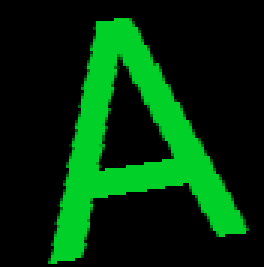
#> input picture out/train/A/0.png, 88 x 89 px (shown 3 times larger); its folder holds only this picture in this run
$ python main.py
#> lines starting #> are read from the running program, lines starting #| are printed output that depends on the picture; after the words box and inside, x2 and y2 are one past the last pixel; in counts of white or black regions, pixels touching at a corner belong together
import cv2
import matplotlib.pyplot as plt
import numpy as np
import pathlib
from tqdm import tqdm
from skimage.measure import regionprops, label


def extract_features(image):
    if image.ndim == 3:
        gray = np.mean(image, 2)
        gray[gray > 0] = 1
        labeled = label(gray)
    else:
        labeled = image.astype('uint8')
    props = regionprops(labeled)[0]
    extent = props.extent
    eccentricity = props.eccentricity
    euler = props.euler_number
    rr, cc = props.centroid_local
    rr = rr / props.image.shape[0]
    cc = cc / props.image.shape[1]
    feret = (props.feret_diameter_max - 1) / np.max(props.image.shape)
    return np.array([extent, eccentricity, euler, rr, cc, feret], dtype='f4')


text_images = [plt.imread(path) for path in pathlib.Path('./out').glob('*.png')]

train_images = {}
for path in tqdm(sorted(pathlib.Path('out/train').glob('*'))):
    symbol = path.name[-1]
    train_images[symbol] = []
    for image_path in sorted(path.glob('*.png')):
        train_images[symbol].append(plt.imread(image_path))

knn = cv2.ml.KNearest_create()
train = []
responses = []

sym2class = {symbol: i for i, symbol in enumerate(train_images)}
class2sym = {value: key for key, value in sym2class.items()}

for symbol in tqdm(train_images):
    for image in train_images[symbol]:
        train.append(extract_features(image))
        responses.append(sym2class[symbol])
#> this loop made 2 passes
#> pass 1, in extract_features, `gray = np.mean(image, 2)`:
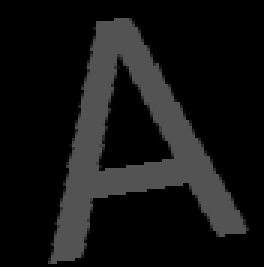
#> gray: shape (89, 88) float32 (shown 3 times larger); min 0, max 0.325, mean 0.0757
#> pass 1, in extract_features, `labeled = label(gray)`:
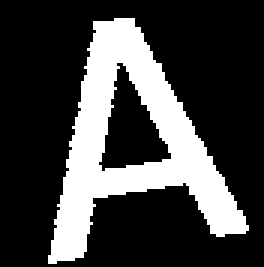
#> labeled: shape (89, 88) int64 (shown 3 times larger); values 0 (black) and 1 (white), 25.4% white; 1 white region, box (x1, y1, x2, y2) and area: (16, 6, 83, 88) 1990
#> pass 2, in extract_features (call 2), `gray = np.mean(image, 2)`:
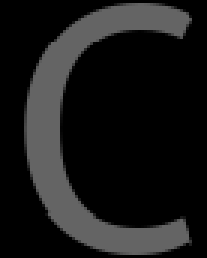
#> gray: shape (86, 69) float32 (shown 3 times larger); min 0, max 0.393, mean 0.0969
#> pass 2, in extract_features (call 2), `labeled = label(gray)`:
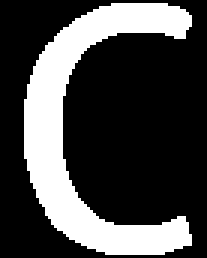
#> labeled: shape (86, 69) int64 (shown 3 times larger); values 0 (black) and 1 (white), 27.6% white; 1 white region, box (x1, y1, x2, y2) and area: (8, 1, 64, 85) 1640

train = np.array(train, dtype='f4')
#> train = [[0.362, 0.596, 0, 0.509, 0.418, 1.05], [0.349, 0.835, 1, 0.501, 0.388, 1.02]]
responses = np.array(responses).reshape(-1, 1).astype('f4')

knn.train(train, cv2.ml.ROW_SAMPLE, responses)


def image2text(image) -> str:
    gray = np.mean(image, 2)
    gray[gray > 0] = 1
    labeled = label(gray)
    regions = regionprops(labeled)
    regions.sort(key = lambda x: x.bbox[1])

    # направление роста
    ascending = regions[0].bbox[0] < regions[len(regions) - 1].bbox[0]

    # найти большие отклонения от среднего расстояния между буквами - пробелы (больше) и i (меньше)
    prev = 0
    dist = []
    for region in regions:
        dist.append(region.bbox[1] - prev)
        prev = region.bbox[3]
    avg = np.average(dist)
    std = np.std(dist)

    prev = 0
    answer = []
    for region in regions:
        if region.bbox[1] - prev > (avg + std):
            answer.append(' ')

        # обработка i: если фраза растет, то сначала по порядку идет точка (ее мы убираем),
        # иначе - длинная часть (тогда точку пропускаем)
        elif region.bbox[1] - prev < (avg - std):
            if not ascending:
                continue
            else:
               answer.pop()

        features = extract_features(region.image).reshape(1, -1)
        ret, results, neighbours, dist = knn.findNearest(features, 5)
        answer.append(class2sym[int(ret)])
        prev = region.bbox[3]
    return "".join(answer)

for i in text_images:
    print(image2text(i))
